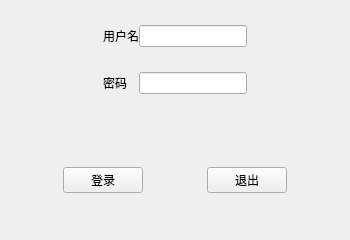
<?xml version="1.0" encoding="UTF-8"?>
<ui version="4.0">
 <class>MainWindow</class>
 <widget class="QMainWindow" name="MainWindow">
  <property name="geometry">
   <rect>
    <x>0</x>
    <y>0</y>
    <width>350</width>
    <height>240</height>
   </rect>
  </property>
  <property name="minimumSize">
   <size>
    <width>350</width>
    <height>240</height>
   </size>
  </property>
  <property name="maximumSize">
   <size>
    <width>350</width>
    <height>240</height>
   </size>
  </property>
  <property name="windowTitle">
   <string>MainWindow</string>
  </property>
  <widget class="QWidget" name="centralWidget">
   <layout class="QVBoxLayout" name="verticalLayout">
    <property name="spacing">
     <number>0</number>
    </property>
    <property name="margin">
     <number>0</number>
    </property>
    <item>
     <widget class="QWidget" name="widget_2" native="true">
      <layout class="QGridLayout" name="gridLayout">
       <property name="margin">
        <number>0</number>
       </property>
       <property name="spacing">
        <number>0</number>
       </property>
       <item row="1" column="0">
        <spacer name="horizontalSpacer_4">
         <property name="orientation">
          <enum>Qt::Horizontal</enum>
         </property>
         <property name="sizeHint" stdset="0">
          <size>
           <width>40</width>
           <height>20</height>
          </size>
         </property>
        </spacer>
       </item>
       <item row="0" column="1">
        <widget class="QLabel" name="label">
         <property name="text">
          <string>用户名</string>
         </property>
        </widget>
       </item>
       <item row="1" column="2">
        <widget class="QLineEdit" name="lineEdit_2">
         <property name="echoMode">
          <enum>QLineEdit::Password</enum>
         </property>
        </widget>
       </item>
       <item row="0" column="2">
        <widget class="QLineEdit" name="lineEdit"/>
       </item>
       <item row="1" column="1">
        <widget class="QLabel" name="label_2">
         <property name="text">
          <string>密码</string>
         </property>
        </widget>
       </item>
       <item row="1" column="3">
        <spacer name="horizontalSpacer_5">
         <property name="orientation">
          <enum>Qt::Horizontal</enum>
         </property>
         <property name="sizeHint" stdset="0">
          <size>
           <width>40</width>
           <height>20</height>
          </size>
         </property>
        </spacer>
       </item>
      </layout>
     </widget>
    </item>
    <item>
     <widget class="QWidget" name="widget" native="true">
      <layout class="QHBoxLayout" name="horizontalLayout">
       <property name="spacing">
        <number>0</number>
       </property>
       <property name="margin">
        <number>0</number>
       </property>
       <item>
        <spacer name="horizontalSpacer">
         <property name="orientation">
          <enum>Qt::Horizontal</enum>
         </property>
         <property name="sizeHint" stdset="0">
          <size>
           <width>40</width>
           <height>20</height>
          </size>
         </property>
        </spacer>
       </item>
       <item>
        <widget class="QPushButton" name="pushButton">
         <property name="text">
          <string>登录</string>
         </property>
        </widget>
       </item>
       <item>
        <spacer name="horizontalSpacer_2">
         <property name="orientation">
          <enum>Qt::Horizontal</enum>
         </property>
         <property name="sizeHint" stdset="0">
          <size>
           <width>40</width>
           <height>20</height>
          </size>
         </property>
        </spacer>
       </item>
       <item>
        <widget class="QPushButton" name="pushButton_2">
         <property name="text">
          <string>退出</string>
         </property>
        </widget>
       </item>
       <item>
        <spacer name="horizontalSpacer_3">
         <property name="orientation">
          <enum>Qt::Horizontal</enum>
         </property>
         <property name="sizeHint" stdset="0">
          <size>
           <width>40</width>
           <height>20</height>
          </size>
         </property>
        </spacer>
       </item>
      </layout>
     </widget>
    </item>
   </layout>
  </widget>
 </widget>
 <layoutdefault spacing="6" margin="11"/>
 <resources/>
 <connections/>
</ui>
